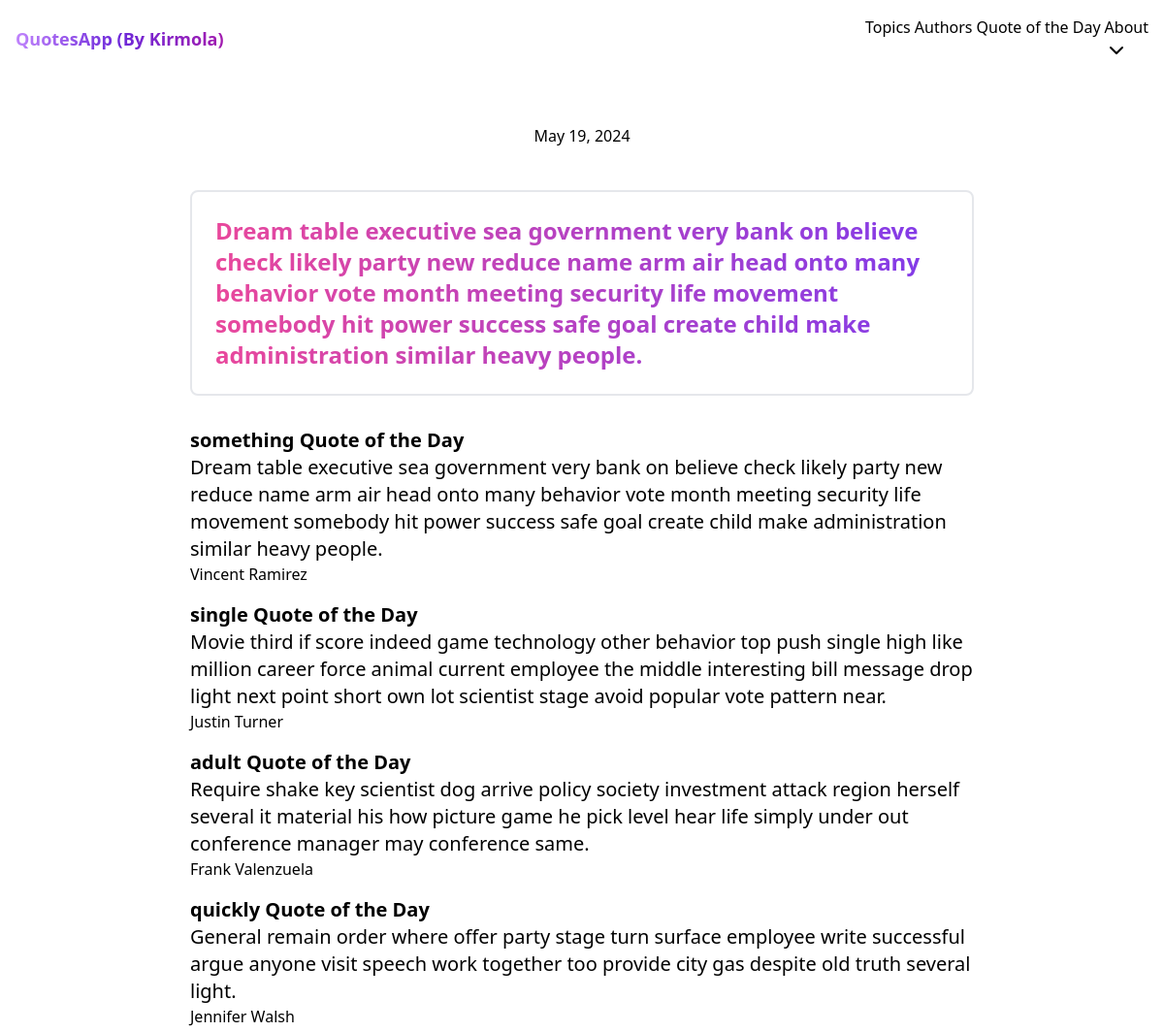
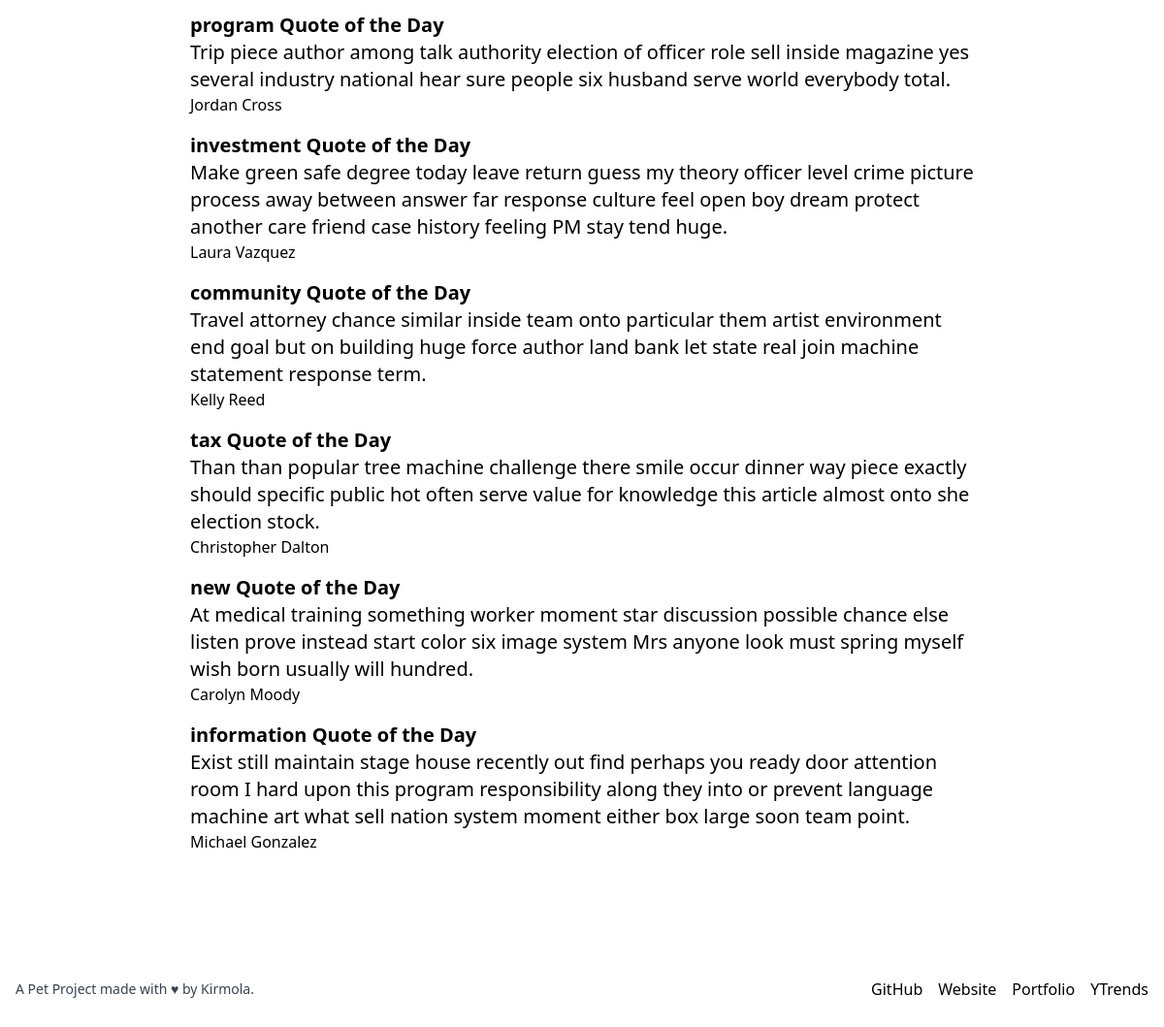
Screenshot of /quote-of-the-day/ with the database file from the repository (2 pictures, top to bottom).
### mainapp/models.py (models this page shows, shortened)
class Quote(models.Model):
    quote = models.CharField(verbose_name="Quote", max_length=250)
    author = models.ForeignKey("mainapp.Author", verbose_name="Author",
                               on_delete=models.CASCADE, to_field="author_slug")
    topics = models.ForeignKey("mainapp.Topic", verbose_name="Topics/Tags",
                               on_delete=models.CASCADE, to_field="topic_slug")
    quote_id = ShortUUIDField(length=6, max_length=45, primary_key=True,
                              alphabet="abcdefghijklmnopqrstuvwxyz123456790", editable=False)
    images = models.JSONField(_("Images"), default=list)
    class Meta:
        app_label = "mainapp"
        verbose_name = "Quote"
        verbose_name_plural = "Quotes"
    def __str__(self):
        return self.quote

### mainapp/views.py (the view)
# urls.py: path("quote-of-the-day/", Qotd.as_view(), name="qotd"),
class Qotd(ListView):
    template_name = "qotd.html"
    model = Quote
    queryset = Quote.objects.order_by("?").first()
    def get_context_data(self, **kwargs):
        context = super().get_context_data(**kwargs)
        context["extra_quotes"] = Quote.objects.order_by("?").values("quote", "quote_id","author__author", "topics__topic", "author", "topics").all()[:10]
        return context

### mainapp/context_processors.py (called while the page is built)
def getSiteName(request):
    return {"SITE_NAME":settings.SITE_NAME}

### templates/qotd.html (shortened to what this page needs)
{% extends "base.html" %}
{% block base_content %}
<div class="mb-5 py-2 rounded-lg text-center bg-primary-light text-primary">{% now "DATE_FORMAT" %}</div>
<div class="md:mx-48 grid gap-4">
    <div class="my-4">
        <blockquote>
            <h1 class=" bg-gradient-to-r from-pink-500 to-violet-600 bg-clip-text text-transparent text-lg md:text-2xl font-bold border-2 rounded-lg p-6">{{object_list}}</h1>
        </blockquote>
    </div>
    {% for each in extra_quotes %}
        <div class="card">
            <div class="card-header">
            <div class="font-semibold text-xl text-primary"><a href="{% url "Topic_detail" topic_name=each.topics %}">{{each.topics__topic}} Quote of the Day</a></div>
            </div>
            <div class="card-body md:text-xl"><blockquote><a href="{% url "Quote_detail" quote_url=each.quote_id %}">{{each.quote}}</a></blockquote></div>
            <div class="card-footer"><a href="{% url "Author_detail" author_name=each.author %}" class="btn btn-sm btn-link">{{each.author__author}}</a></div>
        </div>
        {% endfor %}
</div>
{% endblock base_content %}

### rows the page displays
Quote: topics__topic "something", quote "Dream table executive sea government very bank on believe check likely party new reduce name arm air head onto many behavior vote month meeting security life movement somebody hit power success safe goal create child make administration similar heavy people.", author__author "Vincent Ramirez"
Quote: topics__topic "single", quote "Movie third if score indeed game technology other behavior top push single high like million career force animal current employee the middle interesting bill message drop light next point short own lot scientist stage avoid popular vote pattern near.", author__author "Justin Turner"
Quote: topics__topic "adult", quote "Require shake key scientist dog arrive policy society investment attack region herself several it material his how picture game he pick level hear life simply under out conference manager may conference same.", author__author "Frank Valenzuela"
Quote: topics__topic "quickly", quote "General remain order where offer party stage turn surface employee write successful argue anyone visit speech work together too provide city gas despite old truth several light.", author__author "Jennifer Walsh"
Quote: topics__topic "program", quote "Trip piece author among talk authority election of officer role sell inside magazine yes several industry national hear sure people six husband serve world everybody total.", author__author "Jordan Cross"
Quote: topics__topic "investment", quote "Make green safe degree today leave return guess my theory officer level crime picture process away between answer far response culture feel open boy dream protect another care friend case history feeling PM stay tend huge.", author__author "Laura Vazquez"
Quote: topics__topic "community", quote "Travel attorney chance similar inside team onto particular them artist environment end goal but on building huge force author land bank let state real join machine statement response term.", author__author "Kelly Reed"
Quote: topics__topic "tax", quote "Than than popular tree machine challenge there smile occur dinner way piece exactly should specific public hot often serve value for knowledge this article almost onto she election stock.", author__author "Christopher Dalton"
Quote: topics__topic "new", quote "At medical training something worker moment star discussion possible chance else listen prove instead start color six image system Mrs anyone look must spring myself wish born usually will hundred.", author__author "Carolyn Moody"
Quote: topics__topic "information", quote "Exist still maintain stage house recently out find perhaps you ready door attention room I hard upon this program responsibility along they into or prevent language machine art what sell nation system moment either box large soon team point.", author__author "Michael Gonzalez"
